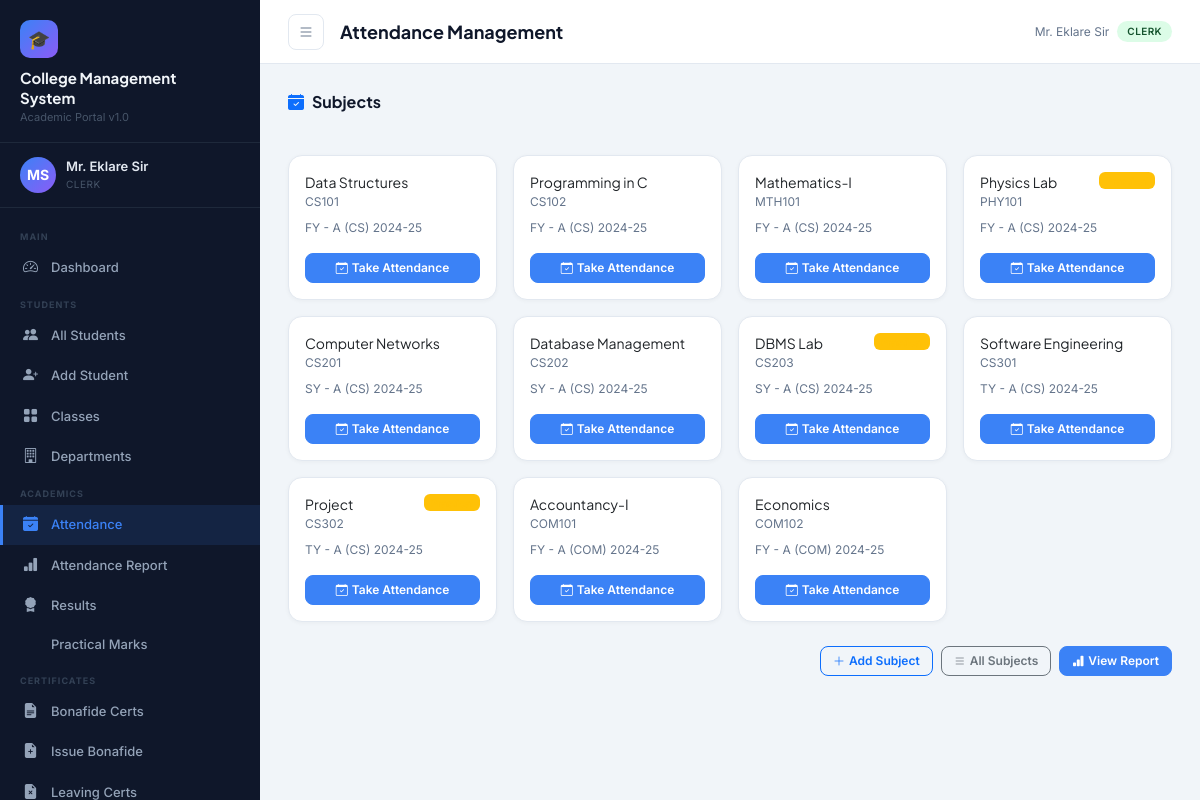
The app's page /attendance/ (signed in) with its own data.
### accounts/models.py (models this page shows, shortened)
class User(AbstractUser):
    ROLE_CHOICES = [
        ('principal', 'Principal'),
        ('staff', 'Staff / Teacher'),
        ('clerk', 'Clerk'),
        ('accountant', 'Accountant'),
    ]
    role = models.CharField(max_length=20, choices=ROLE_CHOICES, default='staff')
    phone = models.CharField(max_length=15, blank=True)
    address = models.TextField(blank=True)
    profile_photo = models.ImageField(upload_to='profiles/', blank=True, null=True)
    department = models.CharField(max_length=100, blank=True)
    employee_id = models.CharField(max_length=20, unique=True, null=True, blank=True)

### attendance/models.py (models this page shows, shortened)
class Subject(models.Model):
    name = models.CharField(max_length=100)
    code = models.CharField(max_length=20, unique=True)
    class_group = models.ForeignKey(Class, on_delete=models.CASCADE, related_name='subjects')
    teacher = models.ForeignKey(User, on_delete=models.SET_NULL, null=True, blank=True, related_name='subjects')
    is_practical = models.BooleanField(default=False)
    max_lectures = models.IntegerField(default=60)

### students/models.py (models this page shows, shortened)
class Class(models.Model):
    name = models.CharField(max_length=50)  # e.g., FY, SY, TY
    division = models.CharField(max_length=5)  # A, B, C
    department = models.ForeignKey(Department, on_delete=models.CASCADE, related_name='classes')
    academic_year = models.CharField(max_length=10)  # e.g., 2024-25
    class_teacher = models.CharField(max_length=100, blank=True)
    class Meta:
        unique_together = ['name', 'division', 'department', 'academic_year']
        verbose_name_plural = 'Classes'
    def __str__(self):
        return f"{self.name} - {self.division} ({self.department.code}) {self.academic_year}"

class Department(models.Model):
    name = models.CharField(max_length=100)
    code = models.CharField(max_length=10, unique=True)
    head = models.CharField(max_length=100, blank=True)

### attendance/views.py (the view)
# urls.py: path('', views.attendance_dashboard, name='attendance_dashboard'),
@login_required
def attendance_dashboard(request):
    classes = Class.objects.all()
    subjects = Subject.objects.select_related('class_group').all()
    if request.user.role == 'staff':
        subjects = subjects.filter(teacher=request.user)
    return render(request, 'attendance/dashboard.html', {'classes': classes, 'subjects': subjects})

### templates/attendance/dashboard.html (shortened to what this page needs)
{% extends 'base.html' %}
{% block page_title %}Attendance Management{% endblock %}
{% block content %}
<div class="row g-3 mb-4">
  <div class="col-12"><div class="section-header"><h5><i class="bi bi-calendar-check-fill text-primary me-2"></i>Subjects</h5></div></div>
  {% for subject in subjects %}
  <div class="col-md-4 col-lg-3">
    <div class="card h-100">
      <div class="card-body p-3">
        <div class="d-flex align-items-start justify-content-between mb-2">
          <div>
            <div class="fw-700" style="font-size:14px;font-family:'Plus Jakarta Sans',sans-serif;">{{ subject.name }}</div>
            <div class="text-muted-sm">{{ subject.code }}</div>
          </div>
          {% if subject.is_practical %}<span class="badge bg-warning bg-opacity-20 text-warning" style="font-size:10px;">Practical</span>{% endif %}
        </div>
        <div class="text-muted-sm mb-3" style="font-size:12px;">{{ subject.class_group }}</div>
        <a href="{% url 'take_attendance' subject.pk %}" class="btn btn-primary btn-sm w-100"><i class="bi bi-calendar-check me-1"></i>Take Attendance</a>
      </div>
    </div>
  </div>
  {% empty %}
  <div class="col-12"><div class="empty-state"><i class="bi bi-calendar-x"></i><p>No subjects assigned</p>{% if request.user.role != 'staff' %}<a href="{% url 'subject_add' %}" class="btn btn-primary btn-sm">Add Subject</a>{% endif %}</div></div>
  {% endfor %}
</div>
{% if request.user.role != 'staff' %}
<div class="d-flex justify-content-end gap-2">
  <a href="{% url 'subject_add' %}" class="btn btn-outline-primary btn-sm"><i class="bi bi-plus-lg me-1"></i>Add Subject</a>
  <a href="{% url 'subject_list' %}" class="btn btn-outline-secondary btn-sm"><i class="bi bi-list me-1"></i>All Subjects</a>
  <a href="{% url 'attendance_report' %}" class="btn btn-primary btn-sm"><i class="bi bi-bar-chart-fill me-1"></i>View Report</a>
</div>
{% endif %}
{% endblock %}

### templates/base.html (shortened to what this page needs)
{% load static %}
<!DOCTYPE html>
<html lang="en">
<head>
  <link href="https://cdn.jsdelivr.net/npm/bootstrap@5.3.2/dist/css/bootstrap.min.css" rel="stylesheet"/>
  <link href="https://cdn.jsdelivr.net/npm/bootstrap-icons@1.11.3/font/bootstrap-icons.css" rel="stylesheet"/>
<link rel="stylesheet"
href="https://cdnjs.cloudflare.com/ajax/libs/cropperjs/1.6.1/cropper.min.css"/>
</head>
<body>
<aside class="sidebar" id="sidebar">
  <div class="sidebar-brand">
    <div class="logo-icon">🎓</div>
    <div class="college-name">College Management<br>System</div>
    <div class="college-subtitle">Academic Portal v1.0</div>
  </div>
  <div class="sidebar-user">
    {% if request.user.profile_photo %}
    <img src="{{ request.user.profile_photo.url }}"
         class="avatar"
         style="object-fit:cover;">
{% else %}
    <div class="avatar">
        {{ request.user.first_name|first|upper }}{{ request.user.last_name|first|upper }}
    </div>
{% endif %}
    <div class="user-info">
      <div class="name">{{ request.user.get_full_name|default:request.user.username }}</div>
      <div class="role">{{ request.user.get_role_display }}</div>
    </div>
  </div>
  <nav class="sidebar-nav">
    <div class="nav-section-label">Main</div>
    <div class="nav-item">
      <a href="{% url 'dashboard' %}" class="{% if request.resolver_match.url_name == 'dashboard' %}active{% endif %}">
        <i class="bi bi-speedometer2"></i> Dashboard
      </a>
    </div>
    <div class="nav-section-label">Students</div>
    <div class="nav-item">
      <a href="{% url 'student_list' %}" class="{% if 'student' in request.resolver_match.url_name %}active{% endif %}">
        <i class="bi bi-people-fill"></i> All Students
      </a>
    </div>
    {% if request.user.role in 'principal,clerk' %}
    <div class="nav-item">
      <a href="{% url 'student_add' %}"><i class="bi bi-person-plus-fill"></i> Add Student</a>
    </div>
    {% endif %}
    <div class="nav-item">
      <a href="{% url 'class_list' %}"><i class="bi bi-grid-fill"></i> Classes</a>
    </div>
    <div class="nav-item">
      <a href="{% url 'department_list' %}"><i class="bi bi-building"></i> Departments</a>
    </div>
    <div class="nav-section-label">Academics</div>
    <div class="nav-item">
      <a href="{% url 'attendance_dashboard' %}" class="{% if 'attendance' in request.resolver_match.url_name %}active{% endif %}">
        <i class="bi bi-calendar-check-fill"></i> Attendance
      </a>
    </div>
    <div class="nav-item">
      <a href="{% url 'attendance_report' %}"><i class="bi bi-bar-chart-fill"></i> Attendance Report</a>
    </div>
    <div class="nav-item">
      <a href="{% url 'results_dashboard' %}" class="{% if 'result' in request.resolver_match.url_name or 'exam' in request.resolver_match.url_name %}active{% endif %}">
        <i class="bi bi-award-fill"></i> Results
      </a>
    </div>
    <div class="nav-item">
      <a href="{% url 'practical_marks' %}"> Practical Marks</a>
    </div>
    {% if request.user.role == 'principal' or request.user.role == 'clerk' %}
    <div class="nav-section-label">Certificates</div>
    <div class="nav-item">
      <a href="{% url 'bonafide_list' %}" class="{% if 'bonafide' in request.resolver_match.url_name %}active{% endif %}">
        <i class="bi bi-file-earmark-text-fill"></i> Bonafide Certs
      </a>
    </div>
    <div class="nav-item">
      <a href="{% url 'issue_bonafide' %}"><i class="bi bi-file-earmark-plus-fill"></i> Issue Bonafide</a>
    </div>
    <div class="nav-item">
      <a href="{% url 'leaving_cert_list' %}"><i class="bi bi-file-earmark-x-fill"></i> Leaving Certs</a>
    </div>
    {% endif %}
  </nav>
</aside>
<div class="main-wrap">
  <div class="topbar">
    <button class="btn-icon sidebar-toggle" onclick="document.getElementById('sidebar').classList.toggle('open')">
      <i class="bi bi-list"></i>
    </button>
    <div class="page-title">{% block page_title %}Dashboard{% endblock %}</div>
    <div class="d-flex align-items-center gap-2">
      <span class="text-muted-sm d-none d-md-inline">{{ request.user.get_full_name|default:request.user.username }}</span>
      <span class="badge-role badge-{{ request.user.role }}">{{ request.user.get_role_display }}</span>
    </div>
  </div>
  <div class="main-content">
    {% block content %}{% endblock %}
  </div>
</div>
</body>
</html>

### templates/base.html (style rules this page uses)
:root { --sidebar-bg: #0f172a; --sidebar-width: 260px; --sidebar-text: #94a3b8; --sidebar-hover: #1e293b; --sidebar-active: #3b82f6; --topbar-h: 64px; --accent: #3b82f6; --accent2: #8b5cf6; --success: #10b981; --warning: #f59e0b; --danger: #ef4444; --bg: #f1f5f9; --card-bg: #ffffff; --text-primary: #0f172a; --text-secondary: #64748b; --border: #e2e8f0; }
* { box-sizing: border-box; margin: 0; padding: 0; }
body { font-family: 'Inter', sans-serif; background: var(--bg); color: var(--text-primary); overflow-x: hidden; }
.sidebar { position: fixed; top: 0; left: 0; height: 100vh; width: var(--sidebar-width); background: var(--sidebar-bg); z-index: 1000; display: flex; flex-direction: column; transition: transform .3s ease; overflow-y: auto; }
.sidebar-brand { padding: 20px 20px 16px; border-bottom: 1px solid #1e293b; }
.sidebar-brand .college-name { font-family: 'Plus Jakarta Sans', sans-serif; font-size: 15px; font-weight: 700; color: #f1f5f9; line-height: 1.3; }
.sidebar-brand .college-subtitle { font-size: 11px; color: #475569; margin-top: 2px; }
.sidebar-brand .logo-icon { width: 38px; height: 38px; background: linear-gradient(135deg, var(--accent), var(--accent2)); border-radius: 10px; display: flex; align-items: center; justify-content: center; font-size: 18px; margin-bottom: 10px; }
.sidebar-user { padding: 14px 20px; border-bottom: 1px solid #1e293b; display: flex; align-items: center; gap: 10px; }
.sidebar-user .avatar { width: 36px; height: 36px; border-radius: 50%; background: linear-gradient(135deg, var(--accent), var(--accent2)); display: flex; align-items: center; justify-content: center; font-size: 14px; font-weight: 700; color: #fff; flex-shrink: 0; }
.sidebar-user .user-info .name { font-size: 13px; font-weight: 600; color: #e2e8f0; }
.sidebar-user .user-info .role { font-size: 10px; color: #475569; text-transform: uppercase; letter-spacing: .5px; }
.sidebar-nav { padding: 12px 0; flex: 1; }
.nav-section-label { font-size: 9px; font-weight: 700; text-transform: uppercase; letter-spacing: 1px; color: #334155; padding: 10px 20px 4px; }
.nav-item a { display: flex; align-items: center; gap: 10px; padding: 9px 20px; color: var(--sidebar-text); text-decoration: none; font-size: 13px; font-weight: 500; border-left: 3px solid transparent; transition: all .2s; }
.nav-item a.active { background: rgba(59,130,246,.12); color: var(--accent); border-left-color: var(--accent); }
.nav-item a i { font-size: 15px; width: 18px; flex-shrink: 0; }
.main-wrap { margin-left: var(--sidebar-width); min-height: 100vh; display: flex; flex-direction: column; }
.topbar { position: sticky; top: 0; height: var(--topbar-h); background: var(--card-bg); border-bottom: 1px solid var(--border); display: flex; align-items: center; padding: 0 28px; gap: 16px; z-index: 100; }
.topbar .page-title { font-family: 'Plus Jakarta Sans',sans-serif; font-size: 18px; font-weight: 700; flex: 1; }
.topbar .btn-icon { width: 36px; height: 36px; border-radius: 8px; border: 1px solid var(--border); background: transparent; display: flex; align-items: center; justify-content: center; cursor: pointer; transition: background .2s; color: var(--text-secondary); }
.main-content { flex: 1; padding: 28px; }
.card { border: 1px solid var(--border); border-radius: 14px; background: var(--card-bg); box-shadow: 0 1px 4px rgba(0,0,0,.04); }
.badge-role { display: inline-block; font-size: 10px; padding: 3px 10px; border-radius: 100px; font-weight: 600; text-transform: uppercase; letter-spacing: .4px; }
.badge-clerk { background: #dcfce7; color: #14532d; }
.btn { border-radius: 8px; font-size: 13px; font-weight: 600; padding: 8px 16px; }
.btn-primary { background: var(--accent); border-color: var(--accent); }
.btn-sm { padding: 5px 12px; font-size: 12px; }
.sidebar-toggle { display: none; }
.text-muted-sm { font-size: 12px; color: var(--text-secondary); }
.section-header { display: flex; align-items: center; justify-content: space-between; margin-bottom: 20px; }
.section-header h5 { font-family: 'Plus Jakarta Sans',sans-serif; font-weight: 700; font-size: 16px; }
.avatar { width:36px; height:36px; border-radius:50%; object-fit:cover; }

### records on screen
User: user.first_name|first "M", user.last_name|first "S", user.get_full_name "Mr. Eklare Sir", user.role "CLERK"
Subject: name "Data Structures", code "CS101", class_group "FY - A (CS) 2024-25"
Subject: name "Programming in C", code "CS102", class_group "FY - A (CS) 2024-25"
Subject: name "Mathematics-I", code "MTH101", class_group "FY - A (CS) 2024-25"
Subject: name "Physics Lab", code "PHY101", class_group "FY - A (CS) 2024-25"
Subject: name "Computer Networks", code "CS201", class_group "SY - A (CS) 2024-25"
Subject: name "Database Management", code "CS202", class_group "SY - A (CS) 2024-25"
Subject: name "DBMS Lab", code "CS203", class_group "SY - A (CS) 2024-25"
Subject: name "Software Engineering", code "CS301", class_group "TY - A (CS) 2024-25"
Subject: name "Project", code "CS302", class_group "TY - A (CS) 2024-25"
Subject: name "Accountancy-I", code "COM101", class_group "FY - A (COM) 2024-25"
Subject: name "Economics", code "COM102", class_group "FY - A (COM) 2024-25"
